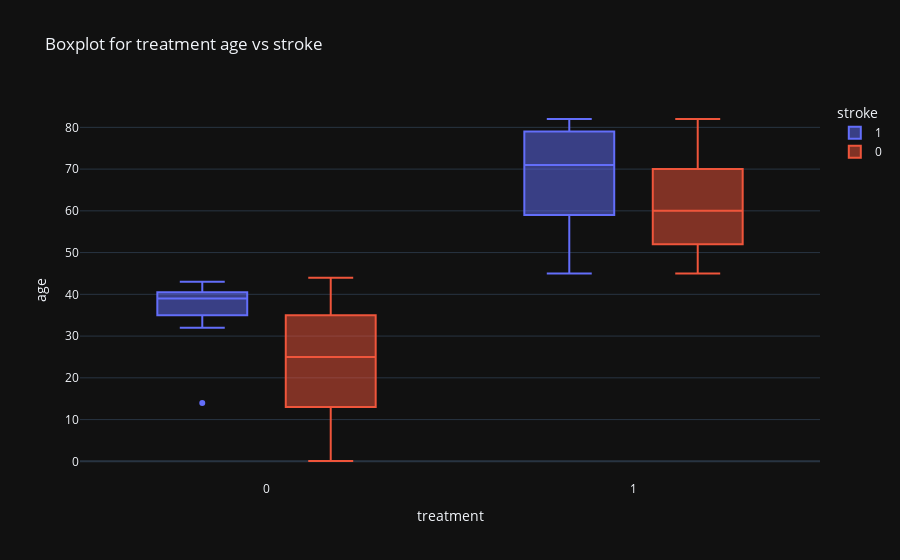

Notebook source saved alongside this figure:
### Code cell
#stroke: max = 82, median = 70, min = 32
#no stroke is uniform distribution 


fig = px.box(data, x='treatment', y='age', template='plotly_dark', color='stroke', title='Boxplot for treatment age vs stroke')
fig.show()

### Figure 1 — Plotly figure (JSON) as saved in the notebook; plotly's stock layout.template omitted (floating-point values rounded to 4 significant figures; data arrays with more than 128 entries replaced by an {"elided": "..."} marker saying what was removed)
{"data": [{"alignmentgroup": "True", "hovertemplate": "stroke=1<br>treatment=%{x}<br>age=%{y}<extra></extra>", "legendgroup": "1", "marker": {"color": "#636efa"}, "name": "1", "notched": false, "offsetgroup": "1", "orientation": "v", "showlegend": true, "type": "box", "x": {"elided": "209 int values"}, "x0": " ", "xaxis": "x", "y": {"elided": "209 int values"}, "y0": " ", "yaxis": "y"}, {"alignmentgroup": "True", "hovertemplate": "stroke=0<br>treatment=%{x}<br>age=%{y}<extra></extra>", "legendgroup": "0", "marker": {"color": "#EF553B"}, "name": "0", "notched": false, "offsetgroup": "0", "orientation": "v", "showlegend": true, "type": "box", "x": {"elided": "4700 int values"}, "x0": " ", "xaxis": "x", "y": {"elided": "4700 float values"}, "y0": " ", "yaxis": "y"}], "layout": {"boxmode": "group", "legend": {"title": {"text": "stroke"}, "tracegroupgap": 0}, "title": {"text": "Boxplot for treatment age vs stroke"}, "xaxis": {"anchor": "y", "domain": [0, 1], "title": {"text": "treatment"}}, "yaxis": {"anchor": "x", "domain": [0, 1], "title": {"text": "age"}}}}
